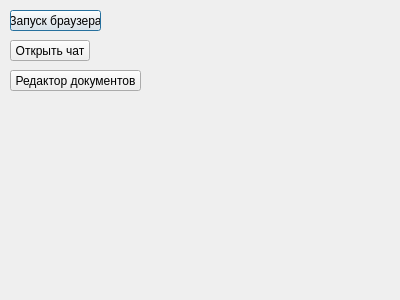
<?xml version="1.0" encoding="UTF-8"?>
<ui version="4.0">
 <class>Dialog_app</class>
 <widget class="QDialog" name="Dialog_app">
  <property name="geometry">
   <rect>
    <x>0</x>
    <y>0</y>
    <width>400</width>
    <height>300</height>
   </rect>
  </property>
  <property name="windowTitle">
   <string>Dialog</string>
  </property>
  <widget class="QPushButton" name="pushButton_browser">
   <property name="geometry">
    <rect>
     <x>10</x>
     <y>10</y>
     <width>91</width>
     <height>21</height>
    </rect>
   </property>
   <property name="text">
    <string>Запуск браузера</string>
   </property>
  </widget>
  <widget class="QPushButton" name="pushButton_open_chat">
   <property name="geometry">
    <rect>
     <x>10</x>
     <y>40</y>
     <width>80</width>
     <height>21</height>
    </rect>
   </property>
   <property name="text">
    <string>Открыть чат</string>
   </property>
  </widget>
  <widget class="QPushButton" name="pushButton_doc_edit">
   <property name="geometry">
    <rect>
     <x>10</x>
     <y>70</y>
     <width>131</width>
     <height>21</height>
    </rect>
   </property>
   <property name="text">
    <string>Редактор документов</string>
   </property>
  </widget>
 </widget>
 <resources/>
 <connections/>
</ui>
